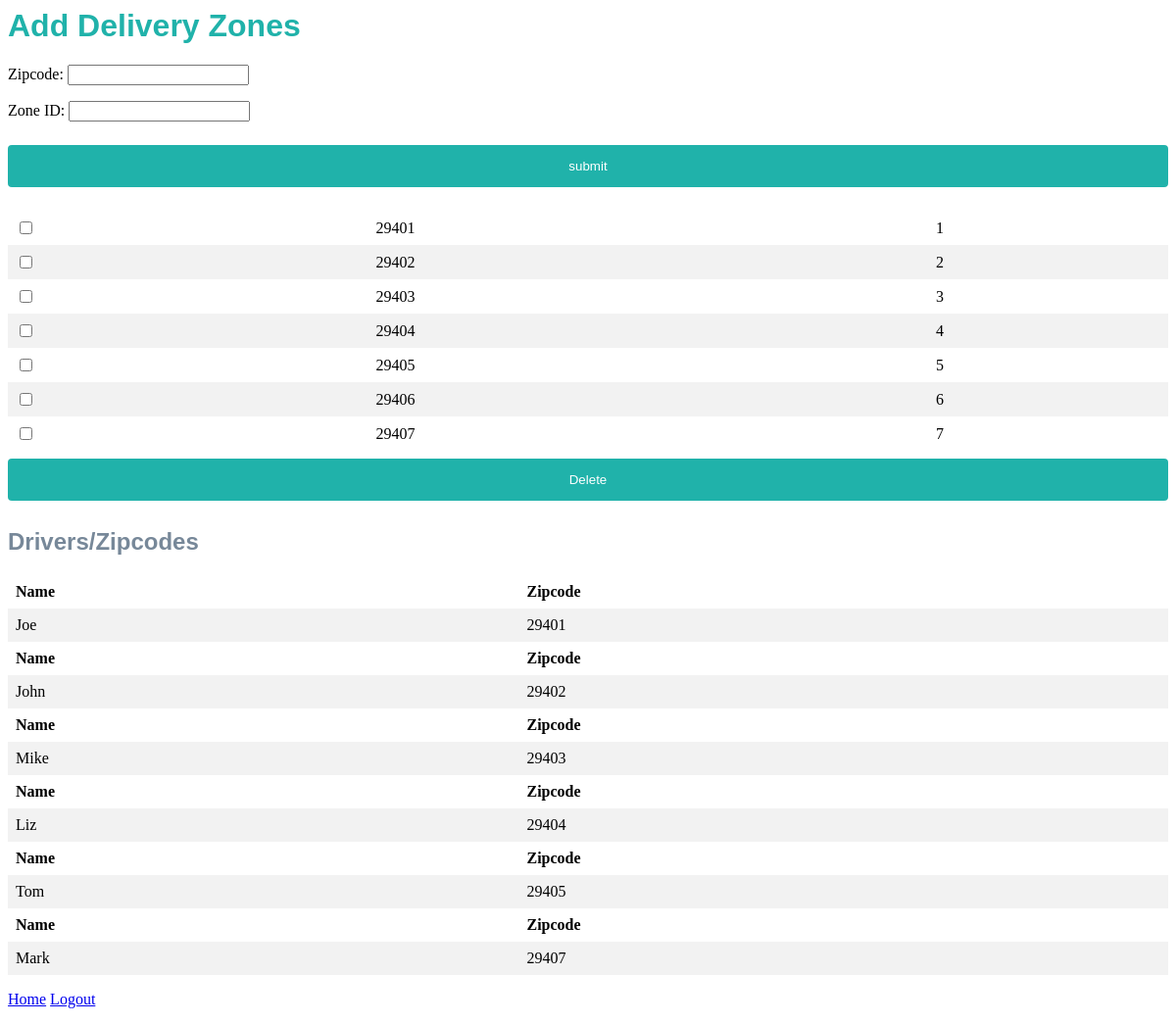
The app's page /admin_zones.php with its own data.
### tables this page shows
CREATE TABLE IF NOT EXISTS `zone` (
  `zip` int(10) NOT NULL,
  `id` int(11) NOT NULL AUTO_INCREMENT,
  PRIMARY KEY (`id`)
);

### admin_zones.php (the view, shortened to what this page needs)
<html>
<link rel="stylesheet" href="mainstyle.css" type="text/css">
<head>
</head>
<body>
<h1>Add Delivery Zones</h1>
<form name="admin_zones" method="post" action="admin_zones.php">
Zipcode: <input type="char" name="zip" value=""></p>
Zone ID: <input type="char" name="id" value=""></p>
<?php
Include('dbconnect.php');
?>
<input type="submit" name="submit" value="submit">
</form>
<form name="table" action="" method="post">
<?php
mysqli_select_db($mysqli,"checkbox");
$res=mysqli_query($mysqli,"select * from zone");
echo "<table>";
while($row=mysqli_fetch_array($res))
{
echo "<tr>";
echo "<td>"; ?> <input type="checkbox" name="num[]" class="other" value="<?php echo $row["zip"]; ?>" /> <?php echo "</td>";
echo "<td>"; echo $row["zip"]; echo "</td>";
echo "<td>"; echo $row["id"]; echo "</td>";
echo "</tr>";
}
echo "</table>";
?>
<input type="submit" name="Delete" value="Delete">
</form>
<p><h2>Drivers/Zipcodes</h2></p>
<form name="table" action="" method="post">
<?php
Include('dbconnect.php');
mysqli_select_db($mysqli,"checkbox");
$res=mysqli_query($mysqli,"select * from whatZip");
echo "<p><table>";
while($row=mysqli_fetch_array($res))
{
echo "
<tr>
<th>Name</th>
<th>Zipcode</th>
</tr>
<tr>";
echo "<td>"; echo $row["name"]; echo "</td>";
echo "<td>"; echo $row["zip"]; echo "</td>";
echo "</tr>";
}
echo "</table></p><p></p>";
?>
<a href="admin_home.php">Home</a>
<a href="logout.php">Logout</a>
</body>
</html>

### mainstyle.css (style rules this page uses)
h1 { color: #20B2AA; font-family: Arial; }
h2 { color: #778899; font-family: Arial; }
input[type=submit] { width: 100%; background-color: #20B2AA; color: white; padding: 14px 20px; margin: 8px 0; border: none; border-radius: 4px; cursor: pointer; }
table { border-collapse: collapse; width: 100%; }
th, td { text-align: left; padding: 8px; }
tr:nth-child(even) { background-color: #f2f2f2 }

### records on screen
zone: zip "29401", id "1"
zone: zip "29402", id "2"
zone: zip "29403", id "3"
zone: zip "29404", id "4"
zone: zip "29405", id "5"
zone: zip "29406", id "6"
zone: zip "29407", id "7"

### other values on screen
$row["name"] "Joe"
$row["zip"] "29401"
$row["name"] "John"
$row["zip"] "29402"
$row["name"] "Mike"
$row["zip"] "29403"
$row["name"] "Liz"
$row["zip"] "29404"
$row["name"] "Tom"
$row["zip"] "29405"
$row["name"] "Mark"
$row["zip"] "29407"
